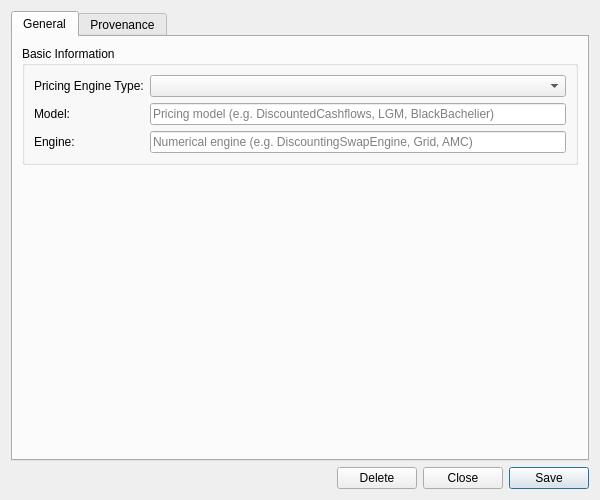
<?xml version="1.0" encoding="UTF-8"?>
<ui version="4.0">
 <class>PricingModelProductDetailDialog</class>
 <widget class="QWidget" name="PricingModelProductDetailDialog">
  <property name="geometry">
   <rect>
    <x>0</x>
    <y>0</y>
    <width>600</width>
    <height>500</height>
   </rect>
  </property>
  <property name="sizePolicy">
   <sizepolicy hsizetype="Preferred" vsizetype="Preferred">
    <horstretch>0</horstretch>
    <verstretch>0</verstretch>
   </sizepolicy>
  </property>
  <property name="minimumSize">
   <size>
    <width>600</width>
    <height>500</height>
   </size>
  </property>
  <property name="windowTitle">
   <string>Pricing Model Product Details</string>
  </property>
  <layout class="QVBoxLayout" name="verticalLayout">
   <item>
    <widget class="QTabWidget" name="tabWidget">
     <property name="currentIndex"><number>0</number></property>
     <widget class="QWidget" name="generalTab">
      <attribute name="title"><string>General</string></attribute>
      <layout class="QVBoxLayout" name="generalLayout">
       <item>
        <widget class="QGroupBox" name="basicInfoGroup">
         <property name="title">
          <string>Basic Information</string>
         </property>
         <layout class="QFormLayout" name="formLayout">
          <item row="0" column="0">
           <widget class="QLabel" name="labelPricingEngineTypeCode">
            <property name="text">
             <string>Pricing Engine Type:</string>
            </property>
           </widget>
          </item>
          <item row="0" column="1">
           <widget class="QComboBox" name="pricingEngineTypeCodeCombo">
            <property name="insertPolicy">
             <enum>QComboBox::NoInsert</enum>
            </property>
           </widget>
          </item>
          <item row="1" column="0">
           <widget class="QLabel" name="labelModel">
            <property name="text">
             <string>Model:</string>
            </property>
           </widget>
          </item>
          <item row="1" column="1">
           <widget class="QLineEdit" name="modelEdit">
            <property name="placeholderText">
             <string>Pricing model (e.g. DiscountedCashflows, LGM, BlackBachelier)</string>
            </property>
           </widget>
          </item>
          <item row="2" column="0">
           <widget class="QLabel" name="labelEngine">
            <property name="text">
             <string>Engine:</string>
            </property>
           </widget>
          </item>
          <item row="2" column="1">
           <widget class="QLineEdit" name="engineEdit">
            <property name="placeholderText">
             <string>Numerical engine (e.g. DiscountingSwapEngine, Grid, AMC)</string>
            </property>
           </widget>
          </item>
         </layout>
        </widget>
       </item>
       <item>
        <spacer name="verticalSpacer">
         <property name="orientation">
          <enum>Qt::Vertical</enum>
         </property>
         <property name="sizeHint" stdset="0">
          <size>
           <width>20</width>
           <height>40</height>
          </size>
         </property>
        </spacer>
       </item>
      </layout>
     </widget>
     <widget class="QWidget" name="provenanceTab">
      <attribute name="title"><string>Provenance</string></attribute>
      <layout class="QVBoxLayout" name="provenanceTabLayout">
       <item>
        <widget class="ores::qt::ProvenanceWidget" name="provenanceWidget" native="true"/>
       </item>
      </layout>
     </widget>
    </widget>
   </item>
   <item>
    <layout class="QHBoxLayout" name="buttonLayout">
     <item>
      <spacer name="horizontalSpacer">
       <property name="orientation">
        <enum>Qt::Horizontal</enum>
       </property>
       <property name="sizeHint" stdset="0">
        <size>
         <width>40</width>
         <height>20</height>
        </size>
       </property>
      </spacer>
     </item>
     <item>
      <widget class="QPushButton" name="deleteButton">
       <property name="text">
        <string>Delete</string>
       </property>
      </widget>
     </item>
     <item>
      <widget class="QPushButton" name="closeButton">
       <property name="text">
        <string>Close</string>
       </property>
      </widget>
     </item>
     <item>
      <widget class="QPushButton" name="saveButton">
       <property name="text">
        <string>Save</string>
       </property>
       <property name="default">
        <bool>true</bool>
       </property>
      </widget>
     </item>
    </layout>
   </item>
  </layout>
 </widget>
 <customwidgets>
  <customwidget>
   <class>ores::qt::ProvenanceWidget</class>
   <extends>QWidget</extends>
   <header>ores.qt/ProvenanceWidget.hpp</header>
  </customwidget>
 </customwidgets>
 <resources/>
 <connections/>
</ui>
